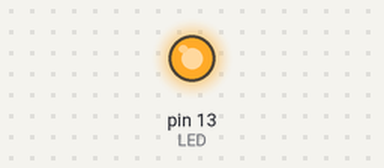
Bench run of a sketch on a simulated Arduino Uno, built with avr-gcc and run on an emulated ATmega328P. Parts: output pins drawn as LEDs (lit = HIGH).

Above: at 0.15 s.
At 12.0 s:
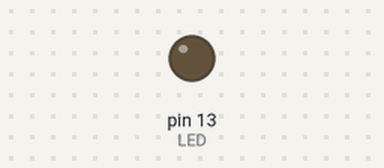
Timing chart, 0 to 12.9 s (numbered marks = the images above):
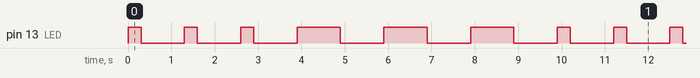

The sketch:

Coding_Basics-Blink_SOS_for_loop.ino
```cpp
// declaring 3 variables

const int LED = 13; // defines LED as the integer 13
int i = 0; // defines i as an integer
int j = 0; // defines j as an integer

void setup()
{

  pinMode(LED,OUTPUT); // sets the pin mode of LED (13) as an output

}

void loop()
{
  i=0; // resets i to 0

  for (i=0; i<3; i++) // increments i and initiates the code each time until i is no longer less than 3
  {
    digitalWrite(LED,HIGH); // set pin 13 high
    delay(300); // wait for half a second
    digitalWrite(LED,LOW); // set pin 13 low
    delay(1000); // wait for a second
  }

  j=0; // resets j to 0

  for (j=0; j<3; j++) // increments j and initiates the code each time until j is no longer less than 3
  {
    digitalWrite(LED,HIGH); // set pin 13 high
    delay(1000); // wait for a second
    digitalWrite(LED,LOW); // set pin 13 low
    delay(1000); // wait for a second
  }
}
```

Measured:
- by itself, pin 13 (LED): repeats every 9.9 s: 2 × (LOW 1.0 s, HIGH 0.30 s), 3 × (LOW 1.0 s, HIGH 1.0 s), LOW 1.0 s, HIGH 0.30 s
- by itself, everything shown: repeats every 9.9 s, in 12 steps
